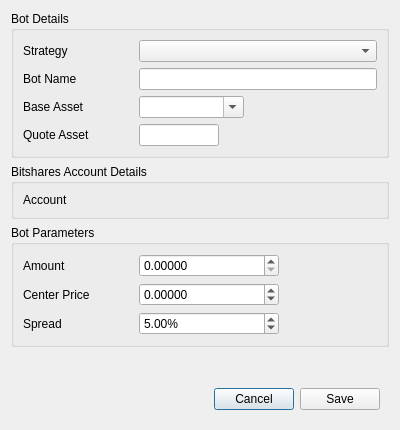
<?xml version="1.0" encoding="UTF-8"?>
<ui version="4.0">
 <class>Dialog</class>
 <widget class="QDialog" name="Dialog">
  <property name="geometry">
   <rect>
    <x>0</x>
    <y>0</y>
    <width>400</width>
    <height>430</height>
   </rect>
  </property>
  <property name="windowTitle">
   <string>DEXBot - Edit Bot</string>
  </property>
  <layout class="QVBoxLayout" name="verticalLayout">
   <item>
    <widget class="QGroupBox" name="groupBox">
     <property name="title">
      <string>Bot Details</string>
     </property>
     <layout class="QFormLayout" name="formLayout_3">
      <item row="0" column="0">
       <widget class="QLabel" name="strategy_label">
        <property name="minimumSize">
         <size>
          <width>110</width>
          <height>0</height>
         </size>
        </property>
        <property name="maximumSize">
         <size>
          <width>110</width>
          <height>16777215</height>
         </size>
        </property>
        <property name="text">
         <string>Strategy</string>
        </property>
        <property name="buddy">
         <cstring>strategy_input</cstring>
        </property>
       </widget>
      </item>
      <item row="0" column="1">
       <widget class="QComboBox" name="strategy_input">
        <property name="currentIndex">
         <number>-1</number>
        </property>
       </widget>
      </item>
      <item row="1" column="0">
       <widget class="QLabel" name="bot_name_label">
        <property name="minimumSize">
         <size>
          <width>110</width>
          <height>0</height>
         </size>
        </property>
        <property name="maximumSize">
         <size>
          <width>110</width>
          <height>16777215</height>
         </size>
        </property>
        <property name="text">
         <string>Bot Name</string>
        </property>
        <property name="buddy">
         <cstring>bot_name_input</cstring>
        </property>
       </widget>
      </item>
      <item row="1" column="1">
       <widget class="QLineEdit" name="bot_name_input"/>
      </item>
      <item row="2" column="0">
       <widget class="QLabel" name="base_asset_label">
        <property name="minimumSize">
         <size>
          <width>110</width>
          <height>0</height>
         </size>
        </property>
        <property name="maximumSize">
         <size>
          <width>110</width>
          <height>16777215</height>
         </size>
        </property>
        <property name="text">
         <string>Base Asset</string>
        </property>
       </widget>
      </item>
      <item row="3" column="0">
       <widget class="QLabel" name="quote_asset_label">
        <property name="minimumSize">
         <size>
          <width>110</width>
          <height>0</height>
         </size>
        </property>
        <property name="maximumSize">
         <size>
          <width>110</width>
          <height>16777215</height>
         </size>
        </property>
        <property name="text">
         <string>Quote Asset</string>
        </property>
        <property name="buddy">
         <cstring>quote_asset_input</cstring>
        </property>
       </widget>
      </item>
      <item row="3" column="1">
       <widget class="QLineEdit" name="quote_asset_input">
        <property name="sizePolicy">
         <sizepolicy hsizetype="Fixed" vsizetype="Fixed">
          <horstretch>0</horstretch>
          <verstretch>0</verstretch>
         </sizepolicy>
        </property>
        <property name="maximumSize">
         <size>
          <width>80</width>
          <height>16777215</height>
         </size>
        </property>
       </widget>
      </item>
      <item row="2" column="1">
       <widget class="QComboBox" name="base_asset_input">
        <property name="sizePolicy">
         <sizepolicy hsizetype="Fixed" vsizetype="Fixed">
          <horstretch>0</horstretch>
          <verstretch>0</verstretch>
         </sizepolicy>
        </property>
        <property name="minimumSize">
         <size>
          <width>105</width>
          <height>0</height>
         </size>
        </property>
        <property name="editable">
         <bool>true</bool>
        </property>
       </widget>
      </item>
     </layout>
    </widget>
   </item>
   <item>
    <widget class="QGroupBox" name="groupBox_2">
     <property name="title">
      <string>Bitshares Account Details</string>
     </property>
     <layout class="QFormLayout" name="formLayout_2">
      <property name="rowWrapPolicy">
       <enum>QFormLayout::WrapLongRows</enum>
      </property>
      <item row="0" column="0">
       <widget class="QLabel" name="account_label">
        <property name="sizePolicy">
         <sizepolicy hsizetype="Fixed" vsizetype="Preferred">
          <horstretch>0</horstretch>
          <verstretch>0</verstretch>
         </sizepolicy>
        </property>
        <property name="minimumSize">
         <size>
          <width>110</width>
          <height>0</height>
         </size>
        </property>
        <property name="maximumSize">
         <size>
          <width>110</width>
          <height>16777215</height>
         </size>
        </property>
        <property name="text">
         <string>Account</string>
        </property>
       </widget>
      </item>
      <item row="0" column="1">
       <widget class="QLabel" name="account_name">
        <property name="text">
         <string/>
        </property>
       </widget>
      </item>
     </layout>
    </widget>
   </item>
   <item>
    <widget class="QGroupBox" name="groupBox_3">
     <property name="title">
      <string>Bot Parameters</string>
     </property>
     <layout class="QFormLayout" name="formLayout">
      <item row="0" column="0">
       <widget class="QLabel" name="amount_label">
        <property name="sizePolicy">
         <sizepolicy hsizetype="Maximum" vsizetype="Preferred">
          <horstretch>0</horstretch>
          <verstretch>0</verstretch>
         </sizepolicy>
        </property>
        <property name="minimumSize">
         <size>
          <width>110</width>
          <height>0</height>
         </size>
        </property>
        <property name="maximumSize">
         <size>
          <width>110</width>
          <height>16777215</height>
         </size>
        </property>
        <property name="text">
         <string>Amount</string>
        </property>
        <property name="buddy">
         <cstring>amount_input</cstring>
        </property>
       </widget>
      </item>
      <item row="0" column="1">
       <widget class="QDoubleSpinBox" name="amount_input">
        <property name="sizePolicy">
         <sizepolicy hsizetype="Fixed" vsizetype="Fixed">
          <horstretch>0</horstretch>
          <verstretch>0</verstretch>
         </sizepolicy>
        </property>
        <property name="minimumSize">
         <size>
          <width>140</width>
          <height>0</height>
         </size>
        </property>
        <property name="locale">
         <locale language="English" country="UnitedStates"/>
        </property>
        <property name="decimals">
         <number>5</number>
        </property>
        <property name="maximum">
         <double>999999999.998999953269958</double>
        </property>
       </widget>
      </item>
      <item row="1" column="0">
       <widget class="QLabel" name="center_price_label">
        <property name="sizePolicy">
         <sizepolicy hsizetype="Maximum" vsizetype="Preferred">
          <horstretch>0</horstretch>
          <verstretch>0</verstretch>
         </sizepolicy>
        </property>
        <property name="minimumSize">
         <size>
          <width>110</width>
          <height>0</height>
         </size>
        </property>
        <property name="maximumSize">
         <size>
          <width>110</width>
          <height>16777215</height>
         </size>
        </property>
        <property name="text">
         <string>Center Price</string>
        </property>
        <property name="buddy">
         <cstring>center_price_input</cstring>
        </property>
       </widget>
      </item>
      <item row="1" column="1">
       <widget class="QDoubleSpinBox" name="center_price_input">
        <property name="sizePolicy">
         <sizepolicy hsizetype="Fixed" vsizetype="Fixed">
          <horstretch>0</horstretch>
          <verstretch>0</verstretch>
         </sizepolicy>
        </property>
        <property name="minimumSize">
         <size>
          <width>140</width>
          <height>0</height>
         </size>
        </property>
        <property name="locale">
         <locale language="English" country="UnitedStates"/>
        </property>
        <property name="accelerated">
         <bool>false</bool>
        </property>
        <property name="showGroupSeparator" stdset="0">
         <bool>false</bool>
        </property>
        <property name="decimals">
         <number>5</number>
        </property>
        <property name="minimum">
         <double>-999999999.998999953269958</double>
        </property>
        <property name="maximum">
         <double>999999999.998999953269958</double>
        </property>
       </widget>
      </item>
      <item row="2" column="0">
       <widget class="QLabel" name="spread_label">
        <property name="sizePolicy">
         <sizepolicy hsizetype="Maximum" vsizetype="Preferred">
          <horstretch>0</horstretch>
          <verstretch>0</verstretch>
         </sizepolicy>
        </property>
        <property name="minimumSize">
         <size>
          <width>110</width>
          <height>0</height>
         </size>
        </property>
        <property name="maximumSize">
         <size>
          <width>110</width>
          <height>16777215</height>
         </size>
        </property>
        <property name="text">
         <string>Spread</string>
        </property>
        <property name="buddy">
         <cstring>spread_input</cstring>
        </property>
       </widget>
      </item>
      <item row="2" column="1">
       <widget class="QDoubleSpinBox" name="spread_input">
        <property name="sizePolicy">
         <sizepolicy hsizetype="Fixed" vsizetype="Fixed">
          <horstretch>0</horstretch>
          <verstretch>0</verstretch>
         </sizepolicy>
        </property>
        <property name="minimumSize">
         <size>
          <width>140</width>
          <height>0</height>
         </size>
        </property>
        <property name="locale">
         <locale language="English" country="UnitedStates"/>
        </property>
        <property name="suffix">
         <string>%</string>
        </property>
        <property name="maximum">
         <double>100000.000000000000000</double>
        </property>
        <property name="value">
         <double>5.000000000000000</double>
        </property>
       </widget>
      </item>
     </layout>
    </widget>
   </item>
   <item>
    <spacer name="verticalSpacer">
     <property name="orientation">
      <enum>Qt::Vertical</enum>
     </property>
     <property name="sizeHint" stdset="0">
      <size>
       <width>20</width>
       <height>1</height>
      </size>
     </property>
    </spacer>
   </item>
   <item>
    <widget class="QWidget" name="widget" native="true">
     <property name="sizePolicy">
      <sizepolicy hsizetype="Preferred" vsizetype="Fixed">
       <horstretch>0</horstretch>
       <verstretch>0</verstretch>
      </sizepolicy>
     </property>
     <layout class="QHBoxLayout" name="horizontalLayout_2">
      <item>
       <spacer name="horizontalSpacer">
        <property name="orientation">
         <enum>Qt::Horizontal</enum>
        </property>
        <property name="sizeHint" stdset="0">
         <size>
          <width>179</width>
          <height>20</height>
         </size>
        </property>
       </spacer>
      </item>
      <item>
       <widget class="QPushButton" name="cancel_button">
        <property name="sizePolicy">
         <sizepolicy hsizetype="Fixed" vsizetype="Fixed">
          <horstretch>0</horstretch>
          <verstretch>0</verstretch>
         </sizepolicy>
        </property>
        <property name="cursor">
         <cursorShape>PointingHandCursor</cursorShape>
        </property>
        <property name="text">
         <string>Cancel</string>
        </property>
       </widget>
      </item>
      <item>
       <widget class="QPushButton" name="save_button">
        <property name="sizePolicy">
         <sizepolicy hsizetype="Fixed" vsizetype="Fixed">
          <horstretch>0</horstretch>
          <verstretch>0</verstretch>
         </sizepolicy>
        </property>
        <property name="cursor">
         <cursorShape>PointingHandCursor</cursorShape>
        </property>
        <property name="text">
         <string>Save</string>
        </property>
       </widget>
      </item>
     </layout>
    </widget>
   </item>
  </layout>
 </widget>
 <resources/>
 <connections/>
</ui>
